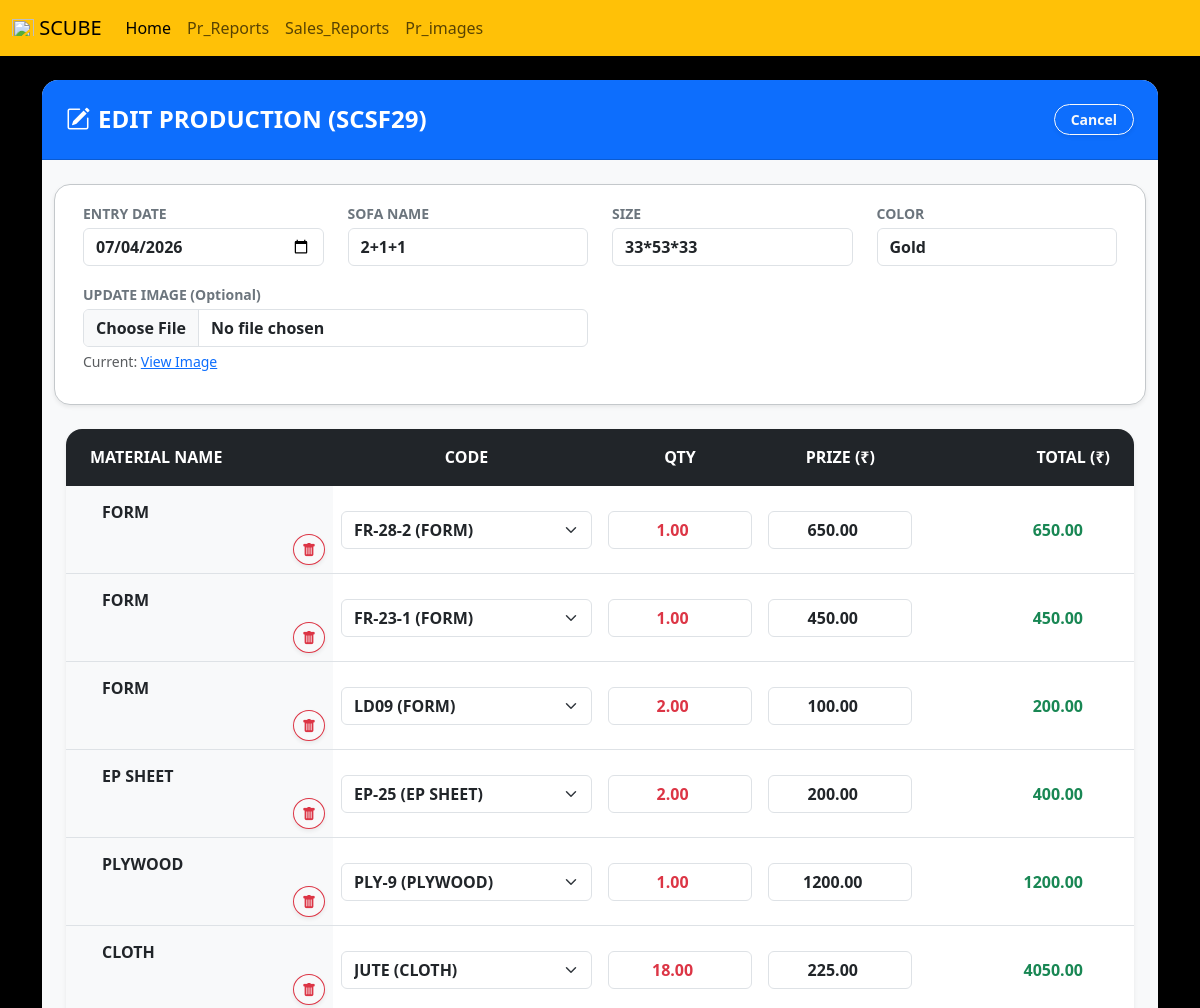
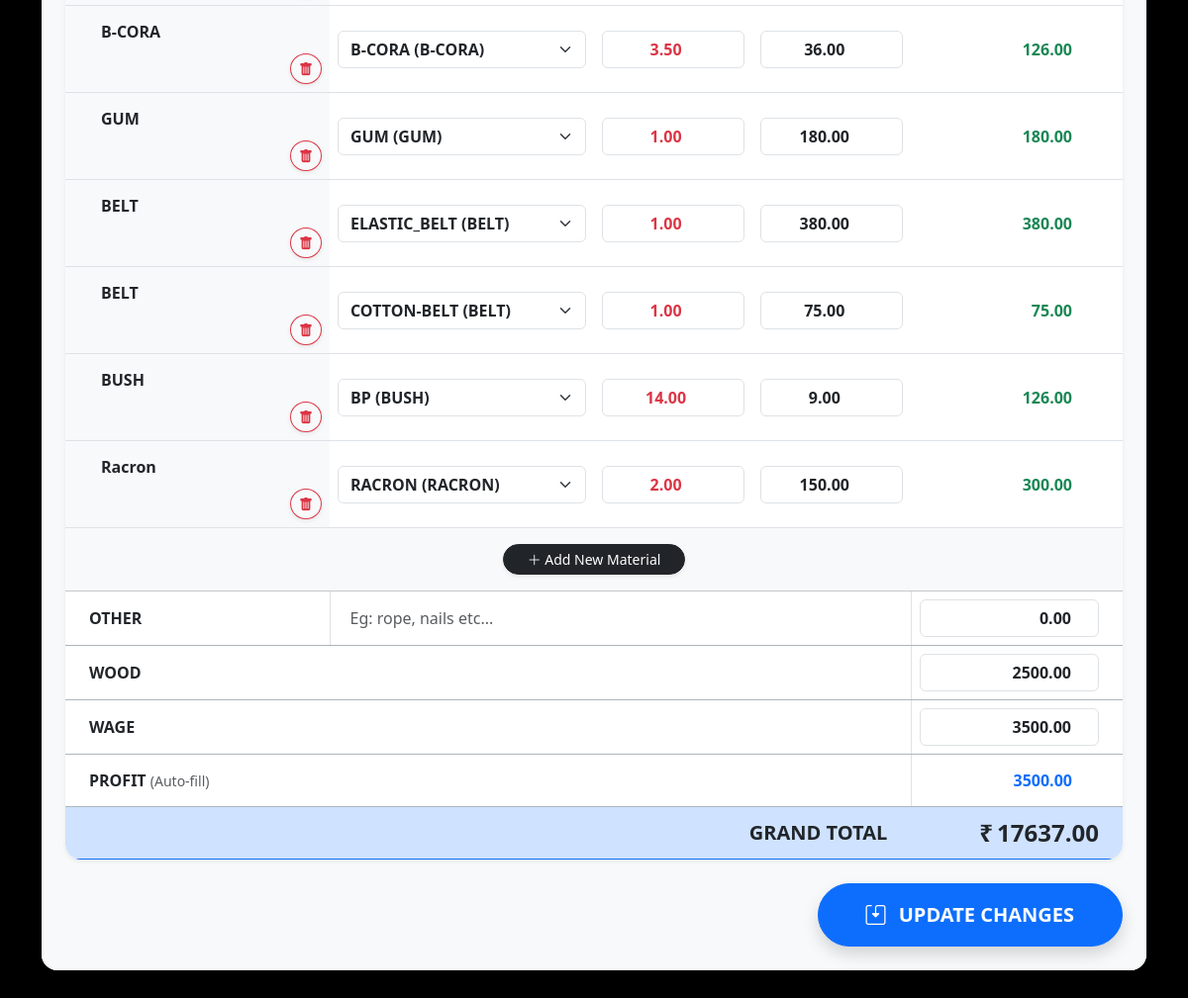
/edit-production/39/ (signed in), run on the app's committed database (2 pictures, top to bottom).
### manager/models.py (models this page shows, shortened)
class SofaProductionRecord(models.Model):
    date = models.DateField()
    sofa_code = models.CharField(max_length=100, unique=True)
    image = models.ImageField(upload_to='production_images/', null=True, blank=True)
    sofa_name = models.CharField(max_length=150, null=True, blank=True)
    sofa_size = models.CharField(max_length=100, null=True, blank=True)
    sofa_color = models.CharField(max_length=100, null=True, blank=True)
    other_desc = models.CharField(max_length=200, null=True, blank=True)
    other_cost = models.DecimalField(max_digits=10, decimal_places=2, default=0)
    wood_cost = models.DecimalField(max_digits=10, decimal_places=2, default=0)
    wage_cost = models.DecimalField(max_digits=10, decimal_places=2, default=0)
    profit_amount = models.DecimalField(max_digits=10, decimal_places=2, default=0)
    grand_total = models.DecimalField(max_digits=15, decimal_places=2, default=0)
    is_approved = models.BooleanField(default=False)

class ProductionMaterialItem(models.Model):
    production = models.ForeignKey(SofaProductionRecord, on_delete=models.CASCADE, related_name='items')
    material_name = models.CharField(max_length=100)
    material_code = models.ForeignKey(Material, on_delete=models.SET_NULL, null=True, blank=True)
    quantity = models.DecimalField(max_digits=10, decimal_places=2, default=0)
    price = models.DecimalField(max_digits=10, decimal_places=2, default=0)
    total = models.DecimalField(max_digits=10, decimal_places=2, default=0)

class Material(models.Model):
    material = models.ForeignKey(MaterialName, on_delete=models.CASCADE, verbose_name="Material Name")
    code = models.CharField(max_length=100, unique=True, verbose_name="Item Code")
    description = models.TextField(null=True, blank=True)
    price = models.DecimalField(max_digits=10, decimal_places=2, verbose_name="Prize")

### manager/views.py (the view, shortened to what this page needs)
# urls.py: path('edit-production/<int:record_id>/', views.edit_production, name='edit_production'),
@user_passes_test(is_sofa_worker_or_admin)
def edit_production(request, record_id):
    record = get_object_or_404(SofaProductionRecord, id=record_id)
    materials = Material.objects.all()
    items = record.items.all()
    return render(request, 'production_edit.html', {'record': record, 'items': items, 'materials': materials})

### manager/views.py (called while the page is built)
def is_sofa_worker_or_admin(user):
    return user.is_authenticated and (user.is_superuser or user.username == 'sofa_worker')

### manager/templates/production_edit.html (shortened to what this page needs)
{% extends 'blank_layout.html' %}
{% block content %}
<div class="container mt-4 mb-5">
    <div class="card shadow-lg border-0 rounded-4 overflow-hidden">
        <div class="card-header bg-primary text-white p-4 d-flex justify-content-between align-items-center">
            <h4 class="mb-0 fw-bold"><i class="bi bi-pencil-square me-2"></i>EDIT PRODUCTION ({{ record.sofa_code }})</h4>
            <a href="{% url 'production_bill' record.id %}" class="btn btn-outline-light btn-sm fw-bold shadow-sm rounded-pill px-3">Cancel</a>
        </div>
        <div class="card-body p-4 bg-light">
            <form method="POST" action="" enctype="multipart/form-data">
                <div class="row mb-4 bg-white p-3 rounded-4 shadow-sm border border-secondary-subtle">
                    <div class="col-md-3 mb-3">
                        <label class="form-label fw-bold text-secondary small mb-1">ENTRY DATE</label>
                        <input type="date" class="form-control fw-bold" name="date" value="{{ record.date|date:'Y-m-d' }}" required>
                    </div>
                    <div class="col-md-3 mb-3">
                        <label class="form-label fw-bold text-secondary small mb-1">SOFA NAME</label>
                        <input type="text" class="form-control fw-bold" name="sofa_name" value="{{ record.sofa_name|default:'' }}" placeholder="Eg: L Shape">
                    </div>
                    <div class="col-md-3 mb-3">
                        <label class="form-label fw-bold text-secondary small mb-1">SIZE</label>
                        <input type="text" class="form-control fw-bold" name="sofa_size" value="{{ record.sofa_size|default:'' }}" placeholder="Eg: 3+2+1">
                    </div>
                    <div class="col-md-3 mb-3">
                        <label class="form-label fw-bold text-secondary small mb-1">COLOR</label>
                        <input type="text" class="form-control fw-bold" name="sofa_color" value="{{ record.sofa_color|default:'' }}" placeholder="Eg: Black & Grey">
                    </div>
                    <div class="col-md-6 mb-3">
                        <label class="form-label fw-bold text-secondary small mb-1">UPDATE IMAGE (Optional)</label>
                        <input type="file" class="form-control fw-bold" name="image" id="image-upload" accept="image/*">
                        {% if record.image %}
                            <small class="text-muted d-block mt-1">Current: <a href="{{ record.image.url }}" target="_blank">View Image</a></small>
                        {% endif %}
                    </div>
                </div>
                <div class="card border-0 shadow-sm rounded-4 overflow-hidden">
                    <div class="table-responsive">
                        <table class="table table-hover align-middle mb-0 bg-white calc-table border-secondary-subtle" id="materials-table">
                            <thead class="table-dark text-center border-bottom border-dark">
                                <tr>
                                    <th class="py-3 ps-4 text-start" style="width: 25%;">MATERIAL NAME</th>
                                    <th class="py-3" style="width: 25%;">CODE</th>
                                    <th class="py-3" style="width: 15%;">QTY</th>
                                    <th class="py-3" style="width: 15%;">PRIZE (₹)</th>
                                    <th class="py-3 pe-4 text-end" style="width: 20%;">TOTAL (₹)</th>
                                </tr>
                            </thead>
                            <tbody id="production-table-body">
                                {% for item in items %}
                                <tr class="item-row border-bottom">
                                    <td class="text-start fw-bold text-dark ps-4 bg-light">
                                        <input type="text" class="form-control border-0 bg-transparent fw-bold" name="mat_name" value="{{ item.material_name }}" required>
                                        <button type="button" class="btn btn-sm btn-outline-danger rounded-circle float-end shadow-sm mt-1" onclick="removeRow(this)"><i class="bi bi-trash-fill"></i></button>
                                    </td>
                                    <td>
                                        <select class="form-select fw-bold text-dark" name="mat_code" onchange="updatePrice(this)">
                                            {% for mat in materials %}
                                                <option value="{{ mat.id }}" data-price="{{ mat.price }}" {% if item.material_code.id == mat.id %}selected{% endif %}>{{ mat.code }} ({{ mat.material.name }})</option>
                                            {% endfor %}
                                        </select>
                                    </td>
                                    <td><input type="number" step="0.01" class="form-control text-center text-danger fw-bold qty-input" name="mat_qty" value="{{ item.quantity }}" onkeyup="calculateTotal()" onchange="calculateTotal()"></td>
                                    <td><input type="number" step="0.01" class="form-control text-center text-dark fw-bold price-input" name="mat_price" value="{{ item.price }}" onkeyup="calculateTotal()" onchange="calculateTotal()"></td>
                                    <td class="pe-4"><input type="number" step="0.01" class="form-control border-0 text-end fw-bold text-success row-total bg-transparent" name="mat_total" readonly value="{{ item.total }}"></td>
                                </tr>
                                {% endfor %}
                                <tr id="add-btn-row">
                                    <td colspan="5" class="text-center py-3 bg-light">
                                        <button type="button" class="btn btn-sm btn-dark rounded-pill shadow-sm px-4" onclick="addEmptyRow()"><i class="bi bi-plus-lg"></i> Add New Material</button>
                                    </td>
                                </tr>
                                <tr class="bg-light border-bottom border-dark-subtle mt-2">
                                    <td class="text-start fw-bold text-dark ps-4 border-end">OTHER</td>
                                    <td colspan="3" class="border-end"><input type="text" class="form-control border-0 bg-transparent text-secondary" name="other_desc" value="{{ record.other_desc|default:'' }}" placeholder="Eg: rope, nails etc..."></td>
                                    <td class="pe-4"><input type="number" step="0.01" class="form-control text-end fw-bold text-dark shadow-none" name="other_cost" value="{{ record.other_cost }}" onkeyup="calculateTotal()" onchange="calculateTotal()"></td>
                                </tr>
                                <tr class="bg-light border-bottom border-dark-subtle">
                                    <td colspan="4" class="text-start fw-bold text-dark ps-4 border-end">WOOD</td>
                                    <td class="pe-4"><input type="number" step="0.01" id="wood-cost" class="form-control text-end fw-bold text-dark shadow-none" name="wood_cost" value="{{ record.wood_cost }}" onkeyup="calculateTotal()" onchange="calculateTotal()"></td>
                                </tr>
                                <tr class="bg-light border-bottom border-dark-subtle">
                                    <td colspan="4" class="text-start fw-bold text-dark ps-4 border-end">WAGE</td>
                                    <td class="pe-4"><input type="number" step="0.01" id="wage-cost" class="form-control text-end fw-bold text-dark shadow-none" name="wage_cost" value="{{ record.wage_cost }}" onkeyup="calculateTotal()" onchange="calculateTotal()"></td>
                                </tr>
                                <tr class="bg-light border-bottom border-dark-subtle">
                                    <td colspan="4" class="text-start fw-bold text-dark ps-4 border-end">PROFIT <span class="fw-normal text-muted small">(Auto-fill)</span></td>
                                    <td class="pe-4"><input type="number" step="0.01" id="profit-amount" class="form-control border-0 bg-transparent text-end fw-bold text-primary shadow-none" name="profit_amount" value="{{ record.profit_amount }}" readonly></td>
                                </tr>
                            </tbody>
                            <tfoot>
                                <tr class="table-primary border-primary">
                                    <td colspan="4" class="text-end fw-bold fs-5 align-middle pe-4 text-dark">GRAND TOTAL</td>
                                    <td class="text-end pe-4">
                                        <div class="d-flex align-items-center justify-content-end text-dark fw-bold fs-4">
                                            <span class="me-1">₹</span><span id="grand-total-display">{{ record.grand_total }}</span>
                                        </div>
                                    </td>
                                </tr>
                            </tfoot>
                        </table>
                    </div>
                </div>
                <div class="mt-4 text-end">
                    <button type="submit" class="btn btn-primary btn-lg fw-bold shadow px-5 py-3 rounded-pill">
                        <i class="bi bi-save2 me-2 fs-5"></i> UPDATE CHANGES
                    </button>
                </div>
            </form>
        </div>
    </div>
</div>
{% endblock %}

### manager/templates/production_edit.html (style rules this page uses)
.calc-table input, .calc-table select { box-shadow: none !important; border-color: #dee2e6; }
.item-row td { vertical-align: middle; }

### data on the page
SofaProductionRecord: sofa_code "SCSF29", date "07/04/2026", sofa_name "2+1+1", sofa_size "33*53*33", sofa_color "Gold", other_cost "0.00", wood_cost "2500.00", wage_cost "3500.00", profit_amount "3500.00", grand_total "17637.00"
ProductionMaterialItem: mat_name "FORM", mat_code "FR-28-2 (FORM)", mat_qty "1.00", mat_price "650.00", mat_total "650.00"
ProductionMaterialItem: mat_name "FORM", mat_code "FR-23-1 (FORM)", mat_qty "1.00", mat_price "450.00", mat_total "450.00"
ProductionMaterialItem: mat_name "FORM", mat_code "LD09 (FORM)", mat_qty "2.00", mat_price "100.00", mat_total "200.00"
ProductionMaterialItem: mat_name "EP SHEET", mat_code "EP-25 (EP SHEET)", mat_qty "2.00", mat_price "200.00", mat_total "400.00"
ProductionMaterialItem: mat_name "PLYWOOD", mat_code "PLY-9 (PLYWOOD)", mat_qty "1.00", mat_price "1200.00", mat_total "1200.00"
ProductionMaterialItem: mat_name "CLOTH", mat_code "JUTE (CLOTH)", mat_qty "18.00", mat_price "225.00", mat_total "4050.00"
ProductionMaterialItem: mat_name "B-CORA", mat_code "B-CORA (B-CORA)", mat_qty "3.50", mat_price "36.00", mat_total "126.00"
ProductionMaterialItem: mat_name "GUM", mat_code "GUM (GUM)", mat_qty "1.00", mat_price "180.00", mat_total "180.00"
ProductionMaterialItem: mat_name "BELT", mat_code "ELASTIC_BELT (BELT)", mat_qty "1.00", mat_price "380.00", mat_total "380.00"
ProductionMaterialItem: mat_name "BELT", mat_code "COTTON-BELT (BELT)", mat_qty "1.00", mat_price "75.00", mat_total "75.00"
ProductionMaterialItem: mat_name "BUSH", mat_code "BP (BUSH)", mat_qty "14.00", mat_price "9.00", mat_total "126.00"
ProductionMaterialItem: mat_name "Racron", mat_code "RACRON (RACRON)", mat_qty "2.00", mat_price "150.00", mat_total "300.00"
